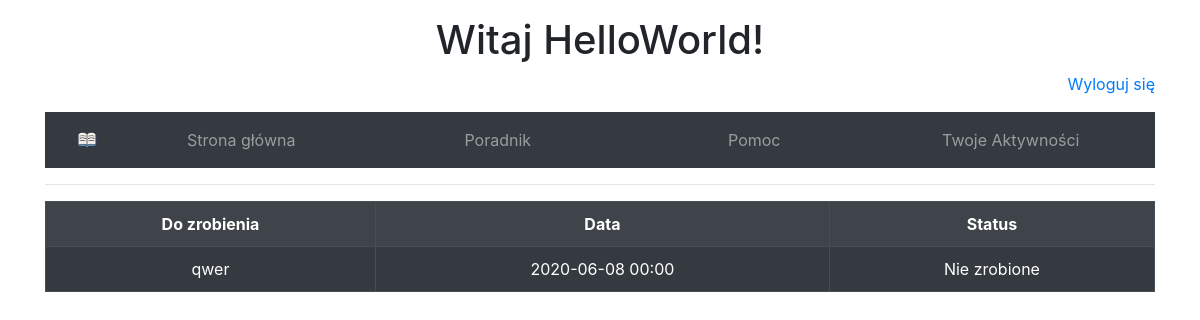
/activities/3/ (signed in), run on the app's committed database.
### users/models.py (models this page shows, shortened)
class User(AbstractBaseUser):
    email               = models.EmailField(max_length=80, unique=True)
    username            = models.CharField(max_length=30, unique=True)
    data_joined         = models.DateTimeField(verbose_name="data joined", auto_now_add=True)
    last_login          = models.DateTimeField(verbose_name="last login", auto_now=True)
    is_active           = models.BooleanField(default=True)
    is_staff            = models.BooleanField(default=False)
    is_admin            = models.BooleanField(default=False)
    is_superuser        = models.BooleanField(default=False)
    USERNAME_FIELD = 'email'
    REQUIRED_FIELDS = ['username']
    objects = UserManager()

### activities/models.py (models this page shows, shortened)
class Activity(models.Model):
    activity    = models.CharField(max_length=50)
    to_do_date  = models.DateTimeField()
    is_done     = models.BooleanField(default= False, blank=True)
    user        = models.ForeignKey(settings.AUTH_USER_MODEL, on_delete=models.CASCADE)

### activities/views.py (the view)
# urls.py: path('<int:pk>/', ActivityDetailView.as_view(), name='activity-detail'),
class ActivityDetailView(DetailView):
    model = Activity
    template_name = 'activity_detail.html'

### activities/templates/activity_detail.html (shortened to what this page needs)
{% extends 'base.html' %}
{% block content %}
    <table class="table table-bordered table-hover table-dark table-striped">
        <tr>
            <th>Do zrobienia</th>
            <th>Data</th>
            <th>Status</th>
        </tr>
        <tr>
            <td>
                {{object.activity}}
            </td>
            <td>
                {{object.to_do_date|date:"Y-m-d H:i"}}
            </td>
            {% if object.is_done %}
                <td>
                    Zrobione
                </td>
            {% else %}
                <td>
                    Nie zrobione
                </td>
            {% endif %}
        </tr>
    </table>
{% endblock %}

### users/templates/base.html (shortened to what this page needs)
{% load static %}
{% load bootstrap4 %}
{% bootstrap_css %}
<!DOCTYPE html>
<html lang="en">
  <head>
    <link rel="stylesheet" href="{% static 'users/style.css' %}">
    <link rel="stylesheet" href="{% static 'css/fontello.css' %}">
  </head>
  <body>
    <div class="container">
      <div class="mt-3">
        <header>
          {% if not user.is_authenticated %}
            <h1 id="login-try">Spróbuj się zalogować!</h1>
          {% else %}
            <h1 id="login-try">Witaj {{ user.username }}!</h1>
          {% endif %}
          {% if user.is_authenticated %}
          <p class="login_menu">
            <a href="{% url 'logout' %}">Wyloguj się</a>
          </p>
          {% else %}
          <p class="login_menu">
            <a href="{% url 'login' %}">Zaloguj się</a> / <a href="{% url 'signup' %}">Zarejestruj się</a>
          </p>
          {% endif %}
          <nav class="navbar navbar-dark nav-justified bg-dark">
            <a class="navbar-brand ml-3" href="{% url 'home' %}">
              <img src="{% static 'icon1.png' %}" alt="Rysuneczek" width=20px height=20px>
            </a>
            <ul class="navbar-nav">
              <li class="nav-item">
                <a class="nav-link" href="{% url 'home' %}">Strona główna</a>
              </li>
              <li class="nav-item">
                <a class="nav-link" href="#">Poradnik</a>
              </li>
              <li class="nav-item">
                <a class="nav-link" href="#">Pomoc</a>
              </li>
              <li class="nav-item">
                <a class="nav-link" href="{% url 'activity' %}">Twoje Aktywności</a>
              </li>
            </ul>
          </nav>
          <hr>
        </header>
        <main>
          {% block content %}
          {% endblock %}
        </main>
      </div>
    </div>
  </body>
</html>

### users/static/users/style.css (style rules this page uses)
body { margin: 0; }
#login-try { text-align: center; }
.login_menu { text-align: right; }
td { cursor: pointer; }
.navbar-nav { display: contents; }
tr { text-align: center; }
table { border-collapse: collapse; empty-cells: show; }
td { position: relative; }
th { text-align: center; }

### data on the page
User: username "HelloWorld"
Activity: activity "qwer", to_do_date "2020-06-08 00:00"
